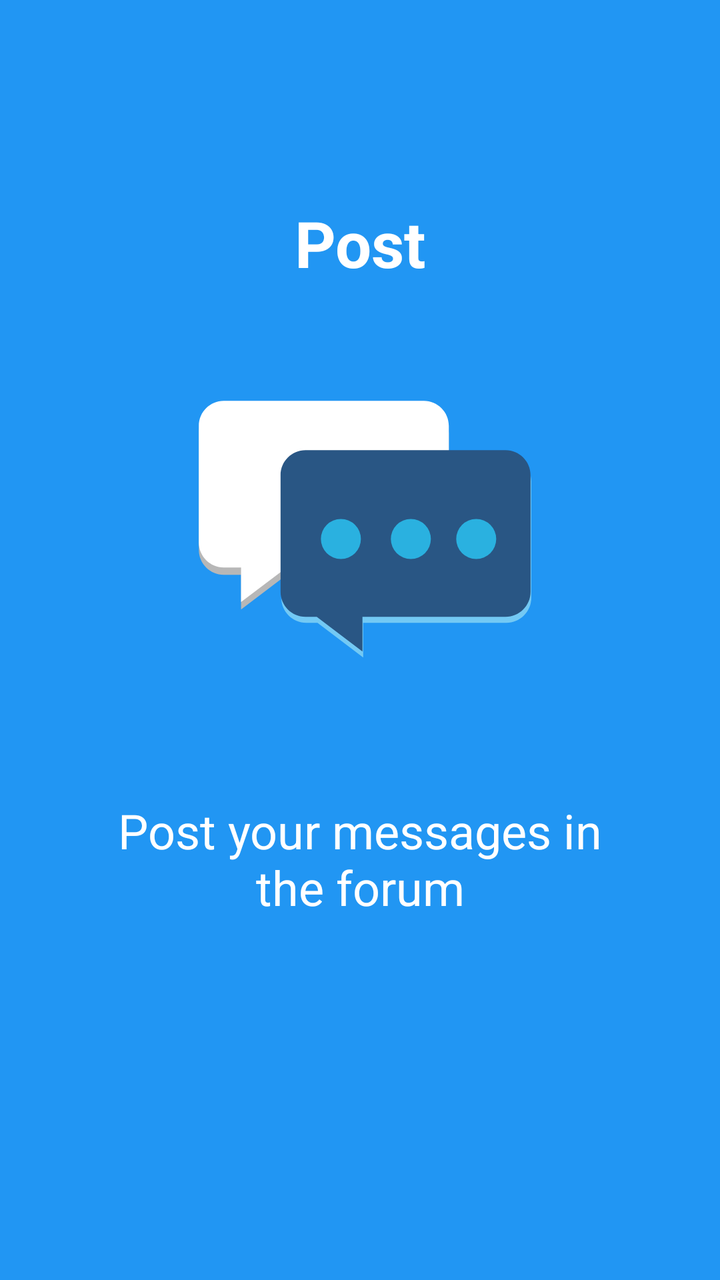
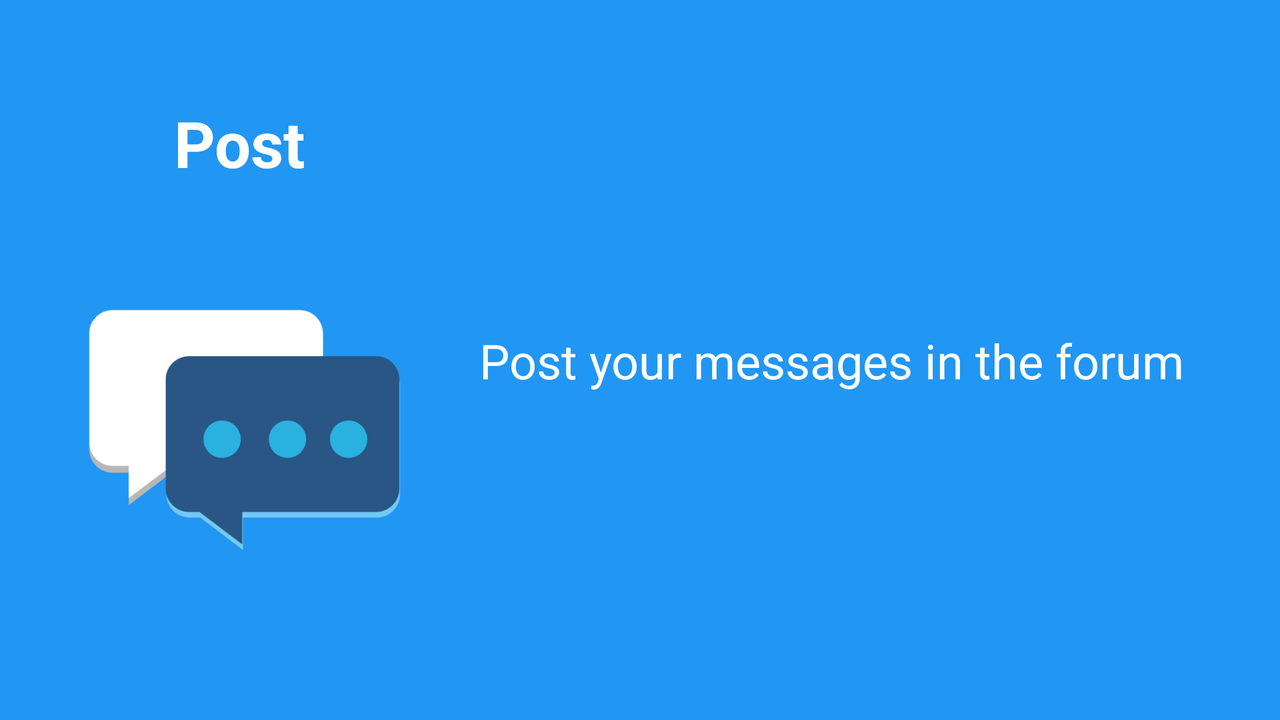

The same Android screen from two of the app's own layout files: first res/layout/ as a phone draws it, then the repository's variant for another configuration, drawn on a device whose configuration selects that folder. Both files follow.
<!-- AndroidManifest.xml: application theme AppTheme -->
<!-- res/layout/dummy_fragment.xml -->
<?xml version="1.0" encoding="utf-8"?>
<androidx.constraintlayout.widget.ConstraintLayout xmlns:android="http://schemas.android.com/apk/res/android"
                                                   xmlns:app="http://schemas.android.com/apk/res-auto"
                                                   xmlns:tools="http://schemas.android.com/tools"
                                                   android:orientation="vertical"
                                                   android:background="@color/primaryColor"
                                                   android:layout_width="match_parent"
                                                   android:layout_height="match_parent">


    <TextView
            android:layout_marginTop="100dp"
            android:id="@+id/idTitle"
            android:layout_width="wrap_content"
            android:layout_height="wrap_content"
            tools:text="@string/tittle_post"
            android:textColor="@android:color/white"
            android:textStyle="bold"
            android:textAlignment="center"
            android:textSize="32sp"
            app:layout_constraintTop_toTopOf="parent"
            app:layout_constraintStart_toStartOf="parent"
            app:layout_constraintEnd_toEndOf="parent"
            app:layout_constraintBottom_toTopOf="@+id/idIcon"/>

    <ImageView android:id="@+id/idIcon"
               android:layout_width="wrap_content"
               android:layout_height="0dp"
               tools:srcCompat="@drawable/ic_blabla"
               app:layout_constraintTop_toBottomOf="@+id/idTitle"
               app:layout_constraintStart_toStartOf="parent"
               app:layout_constraintEnd_toEndOf="parent" app:layout_constraintHorizontal_bias="0.496"/>

    <TextView android:id="@+id/idBody"
              android:layout_width="0dp"
              android:layout_height="wrap_content"
              android:textColor="@android:color/white"
              android:textAlignment="center"
              android:textSize="24sp"
              android:layout_marginStart="48dp"
              android:layout_marginEnd="48dp"
              app:layout_constraintStart_toStartOf="parent"
              app:layout_constraintEnd_toEndOf="parent"
              app:layout_constraintTop_toBottomOf="@+id/idIcon"
              tools:text="@string/body_post"/>


</androidx.constraintlayout.widget.ConstraintLayout>
<!-- resources referenced by this layout -->
<resources>
  <color name="primaryColor">#2196F3</color>
  <string name="body_post">Post your messages in the forum</string>
  <string name="tittle_post">Post</string>
  <style name="AppTheme" parent="AppBase">
          <item name="header">@style/NavHeader.Background</item>
          <item name="tintIconMenu">@style/iconMenu</item>
          <item name="commentView">@style/commentView</item>
          <item name="editTextAcent">@style/editTextAcent</item>
      </style>
  <style name="AppBase" parent="Theme.AppCompat.Light.NoActionBar">
          <item name="colorPrimary">@color/primaryColor</item>
          <item name="colorPrimaryDark">@color/primaryDarkColor</item>
          <item name="colorAccent">@color/accent</item>
          <item name="header">@style/NavHeader.Background</item>
      </style>
  <style name="NavHeader.Background" parent="NavHeader">
          <item name="android:background">@drawable/side_nav_bar</item>
      </style>
  <style name="iconMenu">
          <item name="android:tint">@color/accent</item>
      </style>
  <style name="commentView">
          <item name="android:background">@color/accent</item>
      </style>
  <style name="editTextAcent">
          <item name="android:textColor">@color/accent</item>
      </style>
  <color name="primaryDarkColor">#1976D2</color>
  <color name="accent">#03A9F4</color>
  <style name="NavHeader">
          <item name="android:layout_width">match_parent</item>
          <item name="android:layout_height">@dimen/nav_header_height</item>
          <item name="android:paddingBottom">@dimen/activity_vertical_margin</item>
          <item name="android:paddingLeft">@dimen/activity_horizontal_margin</item>
          <item name="android:paddingRight">@dimen/activity_horizontal_margin</item>
          <item name="android:paddingTop">@dimen/activity_vertical_margin</item>
      </style>
  <!-- drawable side_nav_bar (drawable) -->
  <shape xmlns:android="http://schemas.android.com/apk/res/android"
         android:shape="rectangle">
      <gradient
              android:angle="135"
              android:centerColor="@color/primaryLightColor"
              android:endColor="@color/primaryDarkColor"
              android:startColor="@color/primaryLightColor"
              android:type="linear"/>
  </shape>
  <dimen name="nav_header_height">176dp</dimen>
  <dimen name="activity_vertical_margin">16dp</dimen>
  <dimen name="activity_horizontal_margin">16dp</dimen>
  <color name="primaryLightColor">#BBDEFB</color>
  <!-- some entries are left out for length -->
</resources>
<!-- res/layout-land/dummy_fragment.xml (the repository's variant of the layout above) -->
<!-- drawn on the phone turned sideways -->
<?xml version="1.0" encoding="utf-8"?>
<androidx.constraintlayout.widget.ConstraintLayout xmlns:android="http://schemas.android.com/apk/res/android"
                                                   xmlns:app="http://schemas.android.com/apk/res-auto"
                                                   xmlns:tools="http://schemas.android.com/tools"
                                                   android:orientation="vertical"
                                                   android:background="@color/primaryColor"
                                                   android:layout_width="match_parent"
                                                   android:layout_height="match_parent">

    <TextView
            android:layout_marginTop="50dp"
            android:id="@+id/idTitle"
            android:layout_width="0dp"
            android:layout_height="wrap_content"
            tools:text="@string/tittle_post"
            android:textColor="@android:color/white"
            android:textStyle="bold"
            android:textAlignment="center"
            android:textSize="32sp"
            app:layout_constraintTop_toTopOf="parent"
            app:layout_constraintStart_toStartOf="parent"
            app:layout_constraintEnd_toStartOf="@id/idBody"/>

    <ImageView android:id="@+id/idIcon"
               android:layout_width="0dp"
               android:layout_height="wrap_content"
               tools:srcCompat="@drawable/ic_blabla"
               app:layout_constraintTop_toBottomOf="@+id/idTitle"
               app:layout_constraintStart_toStartOf="parent"
               app:layout_constraintEnd_toStartOf="@id/idBody"/>

    <TextView android:id="@+id/idBody"
              android:layout_width="0dp"
              android:layout_height="wrap_content"
              android:textColor="@android:color/white"
              android:textAlignment="center"
              android:textSize="24sp"
              android:layout_marginStart="48dp"
              android:layout_marginEnd="48dp"
              app:layout_constraintTop_toTopOf="parent"
              app:layout_constraintBottom_toBottomOf="parent"
              app:layout_constraintEnd_toEndOf="parent"
              tools:text="@string/body_post"/>


</androidx.constraintlayout.widget.ConstraintLayout>
